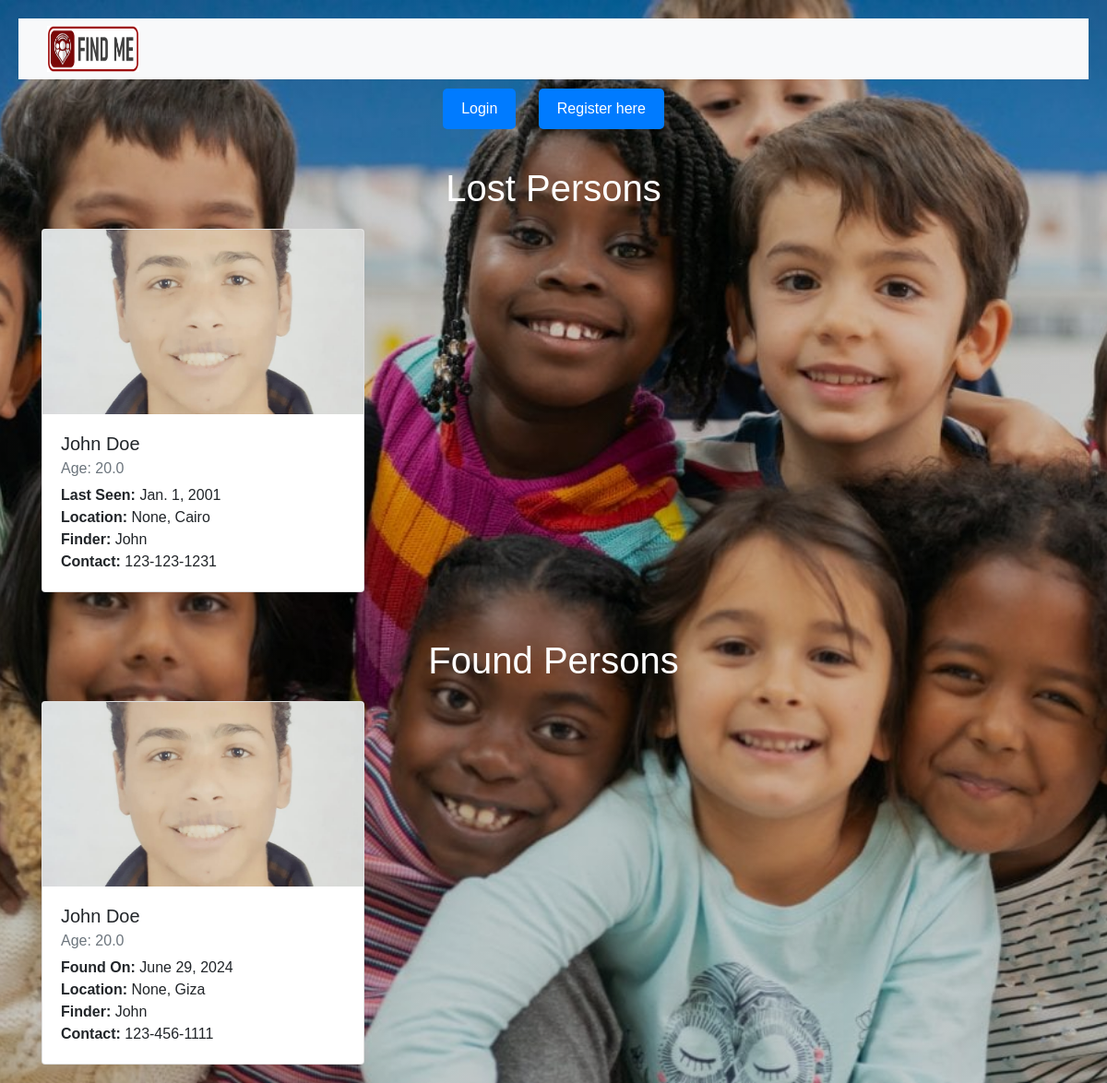
The page / on the database its author committed.
### lost/models.py (models this page shows, shortened)
class Lostperson(models.Model):
    name = models.CharField(max_length=100, blank=True, default="empty")
    phone_number = models.CharField(max_length=100, default="empty", null=True)
    address = models.CharField(max_length=50, blank=True, default="egypt", null=True)
    age = models.FloatField(default=10, blank=True, null=True)
    finder_name = models.CharField(max_length=100, default="ali", null=True)
    city = models.CharField(max_length=15, null=True, blank=True, default="empty")
    date = models.DateField(default=datetime.now, null=True)
    photo = models.ImageField(upload_to="photos/%y/%m/%d", default="photos/%y/%m/%1")
    class Meta:
        ordering = ['name'] # the order of objects

### found/models.py (models this page shows, shortened)
class Foundperson(models.Model):
    name = models.CharField(max_length=100, blank=True, default="empty", null=True)
    phone_number = models.CharField(max_length=100, default="empty", null=True)
    address = models.CharField(max_length=50, blank=True, default="egypt", null=True)
    age = models.FloatField(default=10, blank=True, null=True)
    finder_name = models.CharField(max_length=100, default="ali", null=True)
    city = models.CharField(max_length=15, null=True, blank=True, default="empty")
    date = models.DateField(default=datetime.now, null=True)
    photo = models.ImageField(upload_to="photos/%y/%m/%d", default="photos/%y/%m/%1")
    class Meta:
        ordering = ['name'] # the order of objects

### Home/views.py (the view)
# urls.py: 2. Add a URL to urlpatterns:  path('', views.home, name='home')
def home(request):
    return render(request, 'home/home.html', {'Lostperson':Lostperson.objects.all(), 'Foundperson': Foundperson.objects.all()})

### templates/home/home.html (shortened to what this page needs)
{% extends 'navbar.html' %} {% load static %} {% block content %}
<!DOCTYPE html>
<html lang="en">
  <head>
    <link rel="stylesheet" href="{% static 'css/home.css' %}" />
    <link
      rel="stylesheet"
      href="https://stackpath.bootstrapcdn.com/bootstrap/4.5.2/css/bootstrap.min.css"
    />
    <link
      rel="stylesheet"
      href="https://use.fontawesome.com/releases/v5.15.4/css/all.css"
    />
    <link
      rel="stylesheet"
      href="https://cdn.jsdelivr.net/npm/bootstrap@4.4.1/dist/css/bootstrap.min.css"
    />
  </head>
  <body>
    <div class="container">
      <div class="text-center mb-4">
        {% if not user.is_authenticated %}
        <a href="{% url 'login' %}" class="login-link">Login</a>
        <a href="{% url 'register' %}" class="register-link">Register here</a>
        {% else %}
        <a href="{% url 'logout' %}" class="login-link">Logout</a>
        {% endif %}
      </div>
      <h1 class="section-title text-white">Lost Persons</h1>
      <div class="row">
        {% if Lostperson|length > 0 %} {% for one in Lostperson %}
        <div class="col-md-4">
          <div class="card">
            {% if one.photo %}
            <img
              src="{{ one.photo.url }}"
              class="card-img-top"
              alt="Photo of {{ one.name }}"
            />
            {% else %}
            <img
              src="{% static 'img/default-photo.jpg' %}"
              class="card-img-top"
              alt="No photo available"
            />
            {% endif %}
            <div class="card-body">
              <h5 class="card-title">{{ one.name }}</h5>
              <h6 class="card-subtitle mb-2 text-muted">Age: {{ one.age }}</h6>
              <p class="card-text">
                <strong>Last Seen:</strong> {{ one.date }}<br />
                <strong>Location:</strong> {{ one.address }}, {{ one.city }}<br />
                <strong>Finder:</strong> {{ one.finder_name }}<br />
                <strong>Contact:</strong> {{ one.phone_number }}
              </p>
            </div>
          </div>
        </div>
        {% endfor %} {% else %}
        <p class="text-center text-white">No lost persons found.</p>
        {% endif %}
      </div>
      <h1 class="section-title text-white">Found Persons</h1>
      <div class="row">
        {% if Foundperson|length > 0 %} {% for one in Foundperson %}
        <div class="col-md-4">
          <div class="card">
            {% if one.photo %}
            <img
              src="{{ one.photo.url }}"
              class="card-img-top"
              alt="Photo of {{ one.name }}"
            />
            {% else %}
            <img
              src="{% static 'img/default-photo.jpg' %}"
              class="card-img-top"
              alt="No photo available"
            />
            {% endif %}
            <div class="card-body">
              <h5 class="card-title">{{ one.name }}</h5>
              <h6 class="card-subtitle mb-2 text-muted">Age: {{ one.age }}</h6>
              <p class="card-text">
                <strong>Found On:</strong> {{ one.date }}<br />
                <strong>Location:</strong> {{ one.address }}, {{ one.city }}<br />
                <strong>Finder:</strong> {{ one.finder_name }}<br />
                <strong>Contact:</strong> {{ one.phone_number }}
              </p>
            </div>
          </div>
        </div>
        {% endfor %} {% else %}
        <p class="text-center text-white">No found persons available.</p>
        {% endif %}
      </div>
    </div>
  </body>
</html>
{% endblock content %}

### templates/navbar.html (shortened to what this page needs)
{% load static %}
<link
  rel="stylesheet"
  href="https://cdn.jsdelivr.net/npm/bootstrap@4.4.1/dist/css/bootstrap.min.css"
/>
<link
  rel="stylesheet"
  href="https://cdn.jsdelivr.net/npm/bootstrap@4.4.1/dist/css/bootstrap.min.css"
/>
<nav class="navbar navbar-expand-lg navbar-light bg-light">
  <div class="container-fluid justify-content-center">
    <img
      src="{% static '/images/logo.png' %}"
      alt="Bootstrap"
      width="100"
      height="50"
    />
  </div>
</nav>
{% block content %} {% endblock content %}

### Home/static/css/home.css (style rules this page uses)
body { height: calc(100vh - 60px); background-image: linear-gradient(rgba(0, 0, 0, 0.2), rgba(0, 0, 0, 0.2)), url("/static/images/bg.jpeg"); background-size: cover; background-position: center; color: #fff; }

### templates/home/home.html (style rules this page uses)
body { font-family: Arial, sans-serif; padding: 20px; background-color: #f8f9fa; }
.login-link, .register-link { display: inline-block; margin: 10px; padding: 10px 20px; background-color: #007bff; color: #fff; text-decoration: none; border-radius: 5px; transition: background-color 0.3s ease; }
.card { margin-bottom: 20px; }
.card-img-top { max-height: 200px; object-fit: cover; }
.card-title { margin-bottom: 0; }
.card-subtitle { margin-top: 5px; color: #6c757d; }
.section-title { margin-top: 30px; margin-bottom: 20px; text-align: center; color: #343a40; }

### rows shown on the page
Lostperson: photo (picture), name "John Doe", age "20.0", date "Jan. 1, 2001", address "None", city "Cairo", finder_name "John", phone_number "123-123-1231"
Foundperson: photo (picture), name "John Doe", age "20.0", date "June 29, 2024", address "None", city "Giza", finder_name "John", phone_number "123-456-1111"
